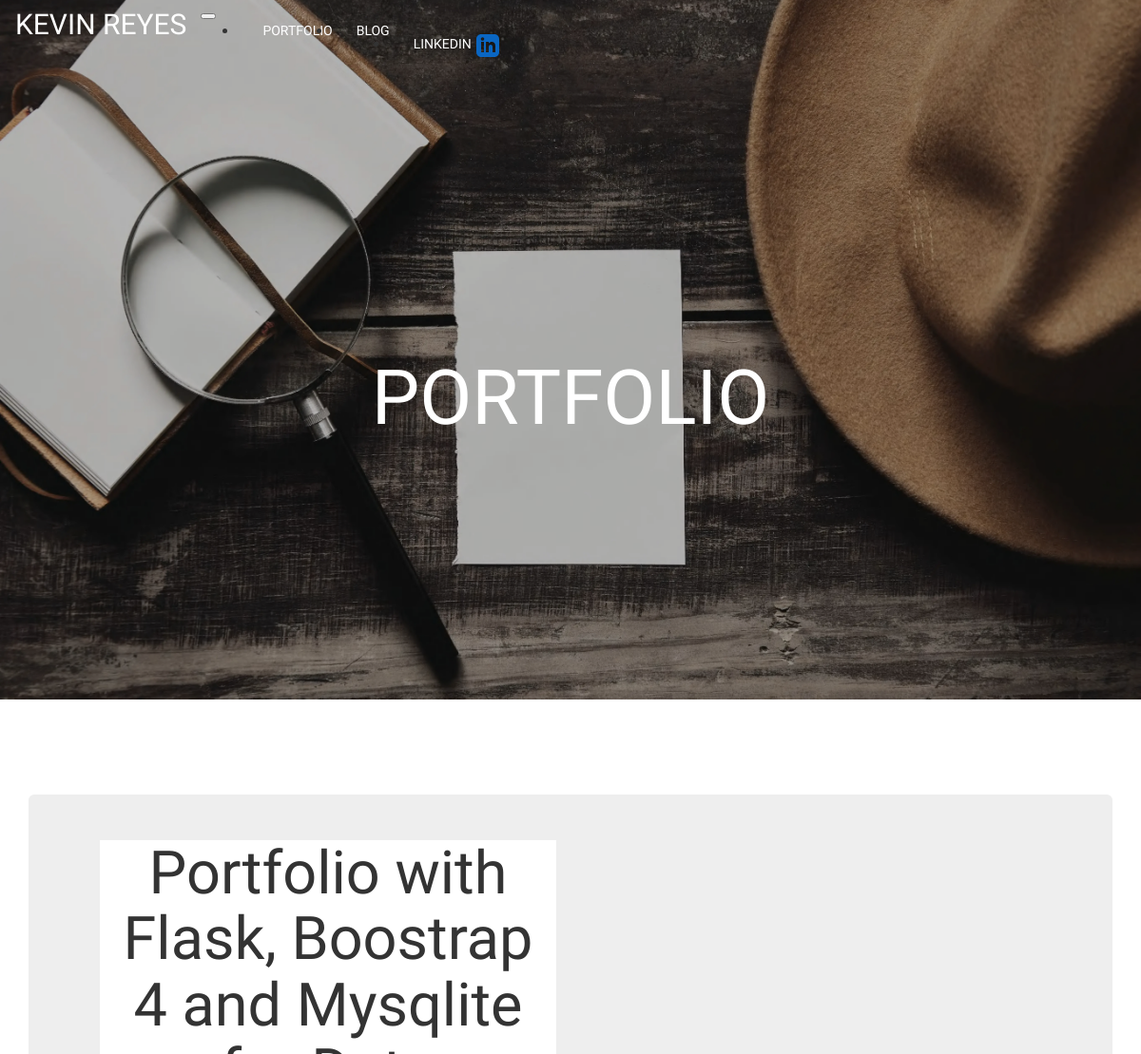
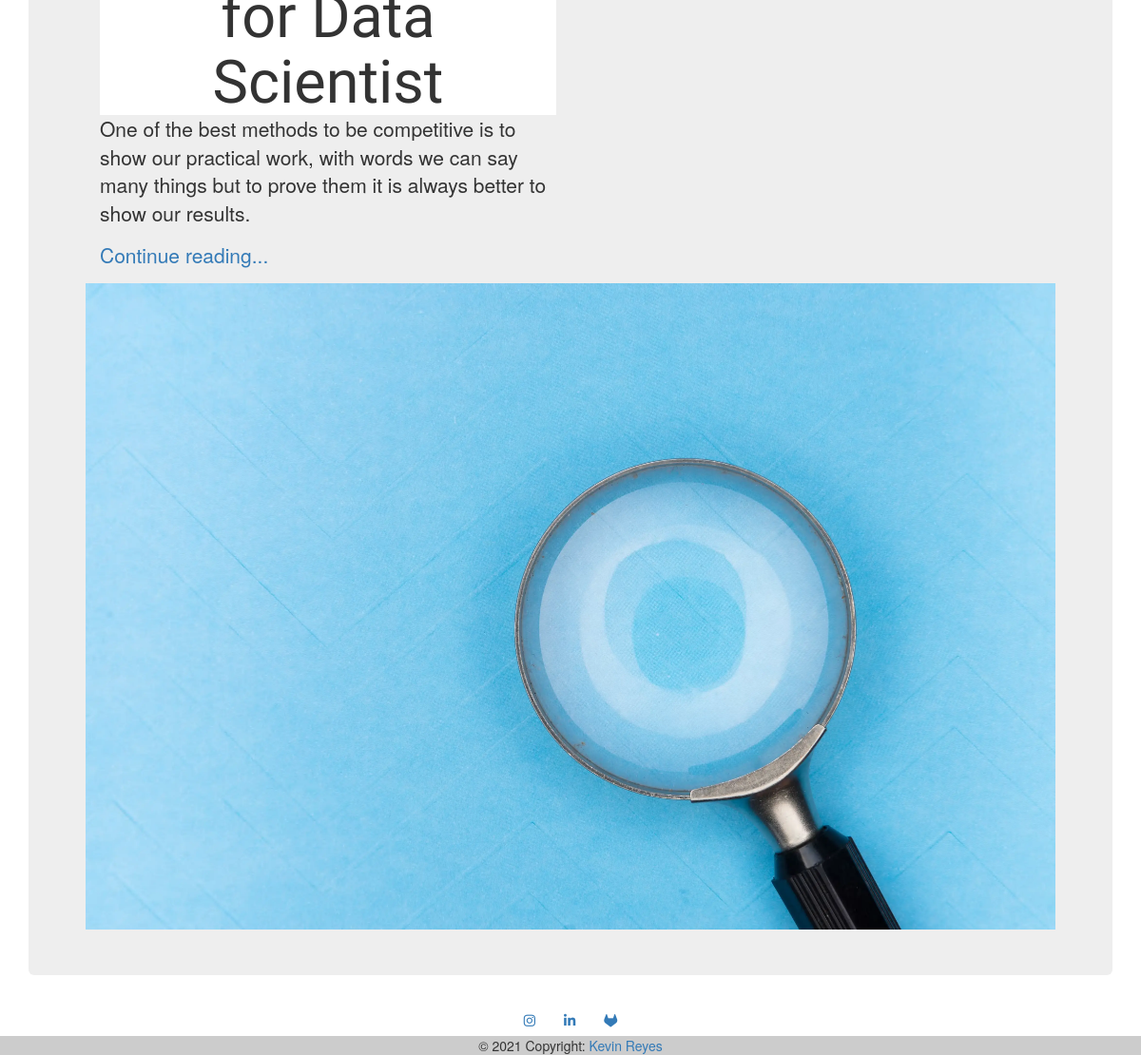
The app's page /portfolio with its own data (2 pictures, top to bottom).
### app/models.py (models this page shows, shortened)
class Project(db.Model):
    id = db.Column(db.Integer, primary_key=True)
    title = db.Column(db.String(200), index=True)
    description = db.Column(db.Text, index=True)
    content = db.Column(db.Text, index=True)
    cat = db.Column(db.String(20), index=True)
    image = db.Column(db.String(50), index=True)
    created_at = db.Column(db.DateTime, nullable=False,default=datetime.utcnow)

### app/routes.py (the view)
@app.route('/portfolio')
def portfolio():
    dark = False
    projects = Project.query.all()
    return render_template('portfolio.html', title='PORTFOLIO', entries=projects, background_url="portada_project.webp", dark=dark)

### app/templates/portfolio.html (shortened to what this page needs)
{% extends "base.html" %}
{% block app_content %}
<div class="container" style="margin-top: 100px;">
    <div class="jumbotron p-4 p-md-5 text-white rounded bg-dark d-flex justify-content-between">
      <div class="col-md-6 px-0">
        <h1 class="entry-title display-4 font-italic">{{entries[0].title}}</h1>
        <p class="lead my-3">{{entries[0].description}}</p>
        <p class="lead mb-0"><a href="{{ url_for('blog_entry', id = entries[0].id) }}" class="text-primary font-weight-bold">Continue reading...</a></p>
      </div>
      <img class="ml-5" src="{{ url_for('static', filename = entries[0].image) }}" alt="" style="height: 100%;width: 100%;"></img>
    </div>
</div>
{% endblock %}

### app/templates/base.html (shortened to what this page needs)
{% extends 'bootstrap/base.html' %}
{% block styles %}
{{ super() }}
<link rel="stylesheet" href="{{ url_for('static', filename='/css/prism.css') }}">
{% endblock styles %}
{% block navbar %}
<header>
  <div id="blur"></div>
  {% if dark:%}
    <nav class="navbar navbar-expand-lg navbar-light transparent pl-lg-5 pr-lg-5">
  {% else: %}
    <nav class="navbar navbar-expand-lg navbar-dark transparent pl-lg-5 pr-lg-5">
  {% endif %}
    <a class="navbar-brand" href="{{url_for('index')}}">KEVIN REYES</a>
    <button class="navbar-toggler" type="button" data-toggle="collapse" data-target="#navbarNav" aria-controls="navbarNav" aria-expanded="false" aria-label="Toggle navigation">
    </button>
    <div class="collapse navbar-collapse justify-content-end" id="navbarNav">
      <ul class="navbar-nav">
        <li id="link-b-1" class="nav-item active">
          <a class="nav-link" id="link-1" href="{{url_for('portfolio')}}">PORTFOLIO <span class="sr-only">(current)</span></a>
        </li>
        <li id="link-b-2" class="nav-item">
          <a class="nav-link" id="link-2" href="{{url_for('blog')}}">BLOG</a>
        </li>
        <li id="link-b-3" class="nav-item">
          <a class="nav-link linkedin" id="link-3" target="_blank" href="https://www.linkedin.com/in/kevin-reyes-cs/"><div style="margin-right: 5px;">LINKEDIN</div> <div></div></a>
        </li>
      </ul>
    </div>
  </nav>
  <div id="title">
    <h1 id="title-h1">{{title}}</h1>
  </div>
</header>
{% endblock %}
{% block content %}
  {% block app_content %}{% endblock %}
  <footer class="bg-dark text-center text-white">
    <div class="container p-4 pb-0">
      <section class="mb-4">
        <a class="btn btn-outline-light btn-floating m-1" target="_blank" href="https://www.instagram.com/kevin_reyescs/" role="button"
          ><i class="fab fa-instagram"></i
        ></a>
        <a class="btn btn-outline-light btn-floating m-1" target="_blank" href="https://www.linkedin.com/in/kevin-reyes-cs/" role="button"
          ><i class="fab fa-linkedin-in"></i
        ></a>
        <a class="btn btn-outline-light btn-floating m-1" target="_blank" href="https://gitlab.labcomp.cl/kreyes" role="button"
          ><i class="fab fa-gitlab"></i
        ></a>
      </section>
    </div>
    <div class="text-center p-3" style="background-color: rgba(0, 0, 0, 0.2);">
      © 2021 Copyright:
      <a class="text-white" href="https://mdbootstrap.com/">Kevin Reyes</a>
    </div>
  </footer>
{% endblock %}

### app/templates/base.html (style rules this page uses)
#blur { background-color: rgba(0, 0, 0, 0.3); width: 100%; position:absolute; height: 100%; }
header { background-size: cover; background-position: center; }
h1 { color: white; }
.nav-link,.navbar-brand { color: white!important; }
#title { position:relative; display: flex; align-items: center; max-height: 85%!important; top: 0px!important; left:0px!important; right:0px!important; bottom: 0px!important; text-align: center!important; width: 100%; font-family: 'Fjalla One', sans-serif; }
#title-h1 { text-align: center; width: 100%; font-size: 80px; }

### records on screen
Project: title "Portfolio with Flask, Boostrap 4 and Mysqlite for Data Scientist", description "One of the best methods to be competitive is to show our practical work, with words we can say many things but to prove them it is always better to show our results.", image (placeholder picture)

### other values on screen
{{ title }} "PORTFOLIO"
